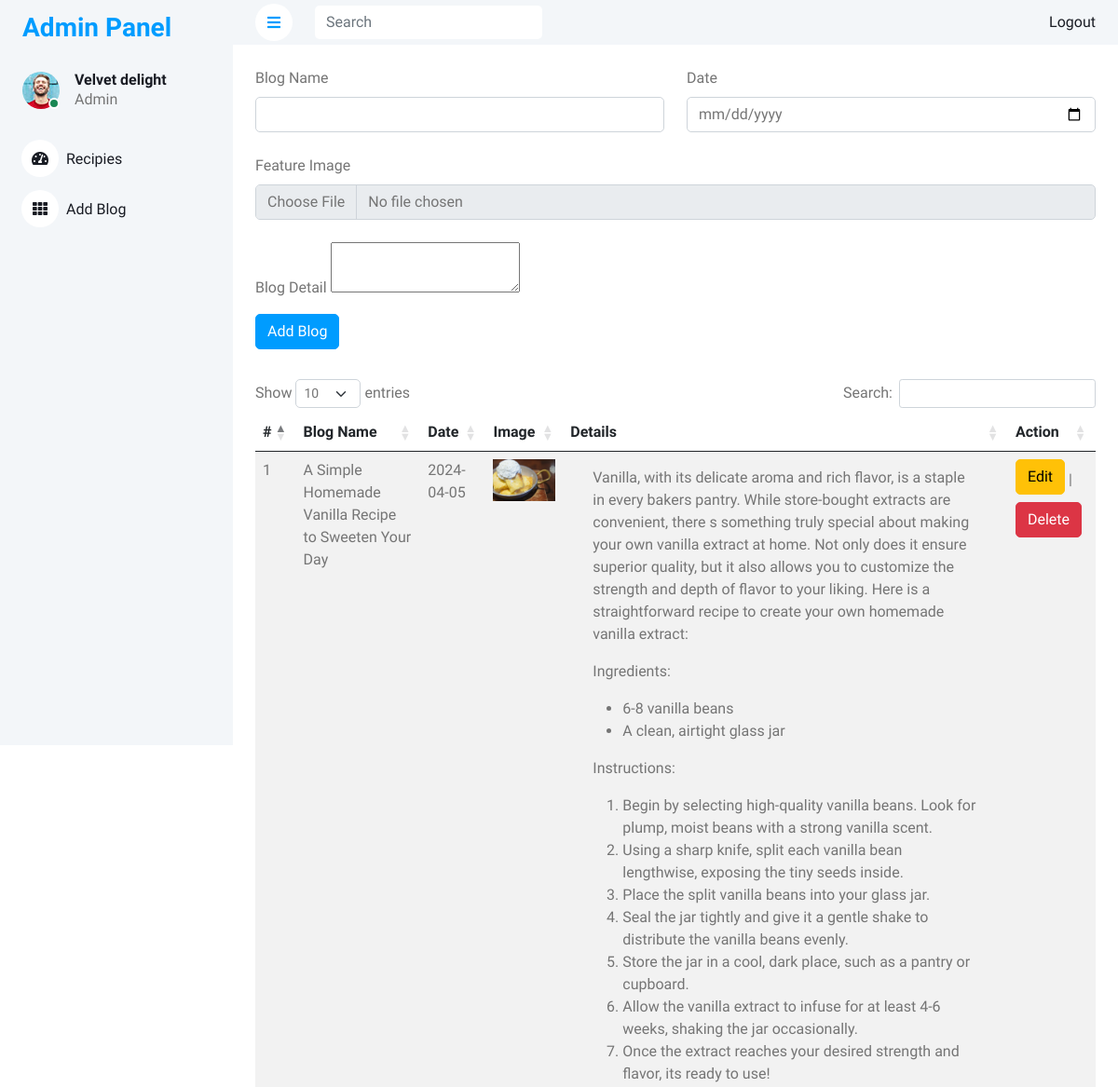
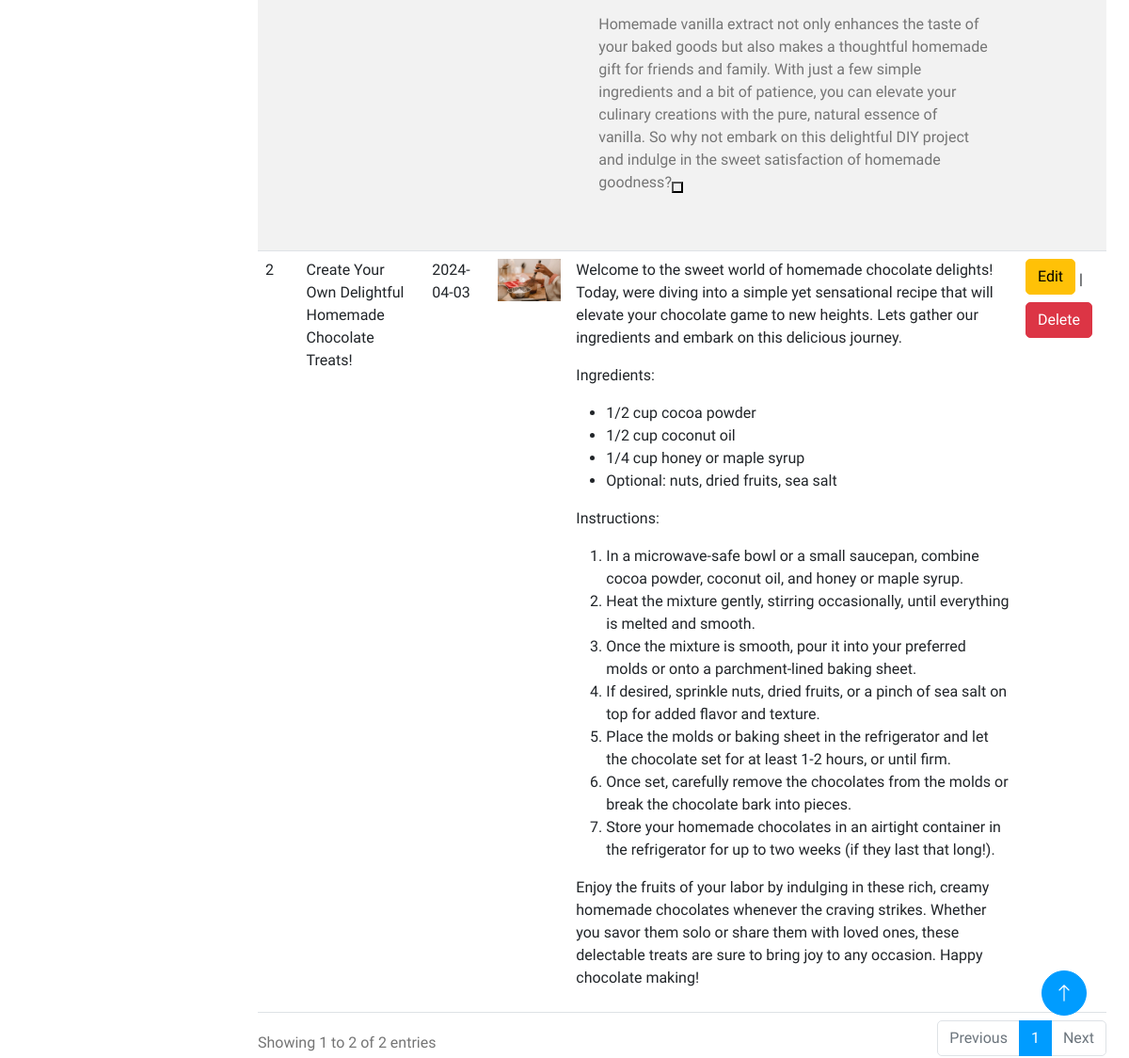
The page /admin/addBlog.php (signed in) on the database its author committed (2 pictures, top to bottom).
### tables this page shows
CREATE TABLE `blog` (
  `id` int(11) NOT NULL,
  `name` varchar(200) NOT NULL,
  `date` date NOT NULL,
  `detail` varchar(5000) NOT NULL,
  `img` varchar(100) NOT NULL
);

### admin/addBlog.php (the view)
<?php
            include 'sidebar.php';
        ?>
           <?php
            include 'navbar.php';
           ?>
<div class="container-fluid pt-4 px-4">
                <div class="row">
                    <div class="col-12 col-md-12">
                    <form action="addAction.php" method="post" enctype="multipart/form-data">
                    <div class="row mb-4">
    <div class="col">
      <div class="form-outline">
      <label class="form-label" for="instructorName">Blog Name</label>
        <input type="text" name="name"  class="form-control" />
      </div>
    </div>
    <div class="col">
      <div class="form-outline">
      <label class="form-label" for="">Date</label>
        <input type="date" name="date" class="form-control" />
      </div>
    </div>
  </div>
  <div class="row mb-4">
    <div class="col">
      <div class="form-outline">
      <label class="form-label" for="">Feature Image</label>
        <input type="file" name="img"  class="form-control" />
      </div>
    </div>
  </div>
  <div class="col">
  <label class="form-label" for="price">Blog Detail</label>
  <textarea id="recipe_description" name="blogDetail"></textarea>
  </div>
      <button type="submit" name="blog" class="btn btn-primary my-2">Add Blog</button>
</form>
</div>
</div>
</div>
            <div class="container-fluid pt-4 px-4">
                <div class="row">
                    <div class="col-12 col-md-12">
                    <table id="example" class="table table-striped" style="width:100%">
        <thead>
            <tr>
                <th>#</th>
                <th>Blog Name</th>
                <th>Date</th>
                <th>Image</th>
                <th>Details</th>
                <th>Action</th>
            </tr>
        </thead>
        <tbody>
            <?php
            $counter= 0;
                 $sql = "SELECT * FROM `blog`";
                 $result = mysqli_query($conn, $sql);
                 while($row = mysqli_fetch_assoc($result)) {
                    $counter ++;
            ?>
            <tr>
                <td><?php echo $counter; ?></td>
                <td><?php echo $row['name']; ?></td>
                <td><?php echo $row['date']; ?></td>
                <td>
                    <img src="../img/blog/<?php echo $row['img']; ?>" class="img-fluid" alt="no img" height="100px" width="100px" >
                </td>
          <td><?php echo $row['detail']; ?></td>
                <td>
                <a href="editBlog.php?id=<?php echo $row['id']?>" type="button" class="btn mb-2 btn-warning">Edit</a>  |
                <a href="delBlog.php?id=<?php echo $row['id']?>" type="button" class="btn btn-danger">Delete</a>
              </td>
            </tr>
           <?php } ?>
            </tbody>
                    </table>
                    </div>
                </div>
            </div>
           <?php
           include 'footer.php';
           ?>

### admin/css/style.css (style rules this page uses)
:root { --primary: #009CFF; --light: #F3F6F9; --dark: #191C24; }
.btn { transition: .5s; }
.btn.btn-primary { color: #FFFFFF; }

### rows shown on the page
blog: name "A Simple Homemade Vanilla Recipe to Sweeten Your Day", date "2024-04-05", img (picture), detail "Vanilla, with its delicate aroma and rich flavor, is a staple in every bakers pantry. While store-bought extracts are convenient, there s something truly special about making your own vanilla extract at home. Not only does it ensure superior quality, but it also allows you to customize the strength and depth of flavor to your liking. Here is a straightforward recipe to create your own homemade vanilla extract: Ingredients: 6-8 vanilla beans A clean, airtight glass jar Instructions: Begin by selecting high-quality vanilla beans. Look for plump, moist beans with a strong vanilla scent. Using a sharp knife, split each vanilla bean lengthwise, exposing the tiny seeds inside. Place the split…"
blog: name "Create Your Own Delightful Homemade Chocolate Treats!", date "2024-04-03", img (picture), detail "Welcome to the sweet world of homemade chocolate delights! Today, were diving into a simple yet sensational recipe that will elevate your chocolate game to new heights. Lets gather our ingredients and embark on this delicious journey. Ingredients: 1/2 cup cocoa powder 1/2 cup coconut oil 1/4 cup honey or maple syrup Optional: nuts, dried fruits, sea salt Instructions: In a microwave-safe bowl or a small saucepan, combine cocoa powder, coconut oil, and honey or maple syrup. Heat the mixture gently, stirring occasionally, until everything is melted and smooth. Once the mixture is smooth, pour it into your preferred molds or onto a parchment-lined baking sheet. If desired, sprinkle nuts, dried…"
